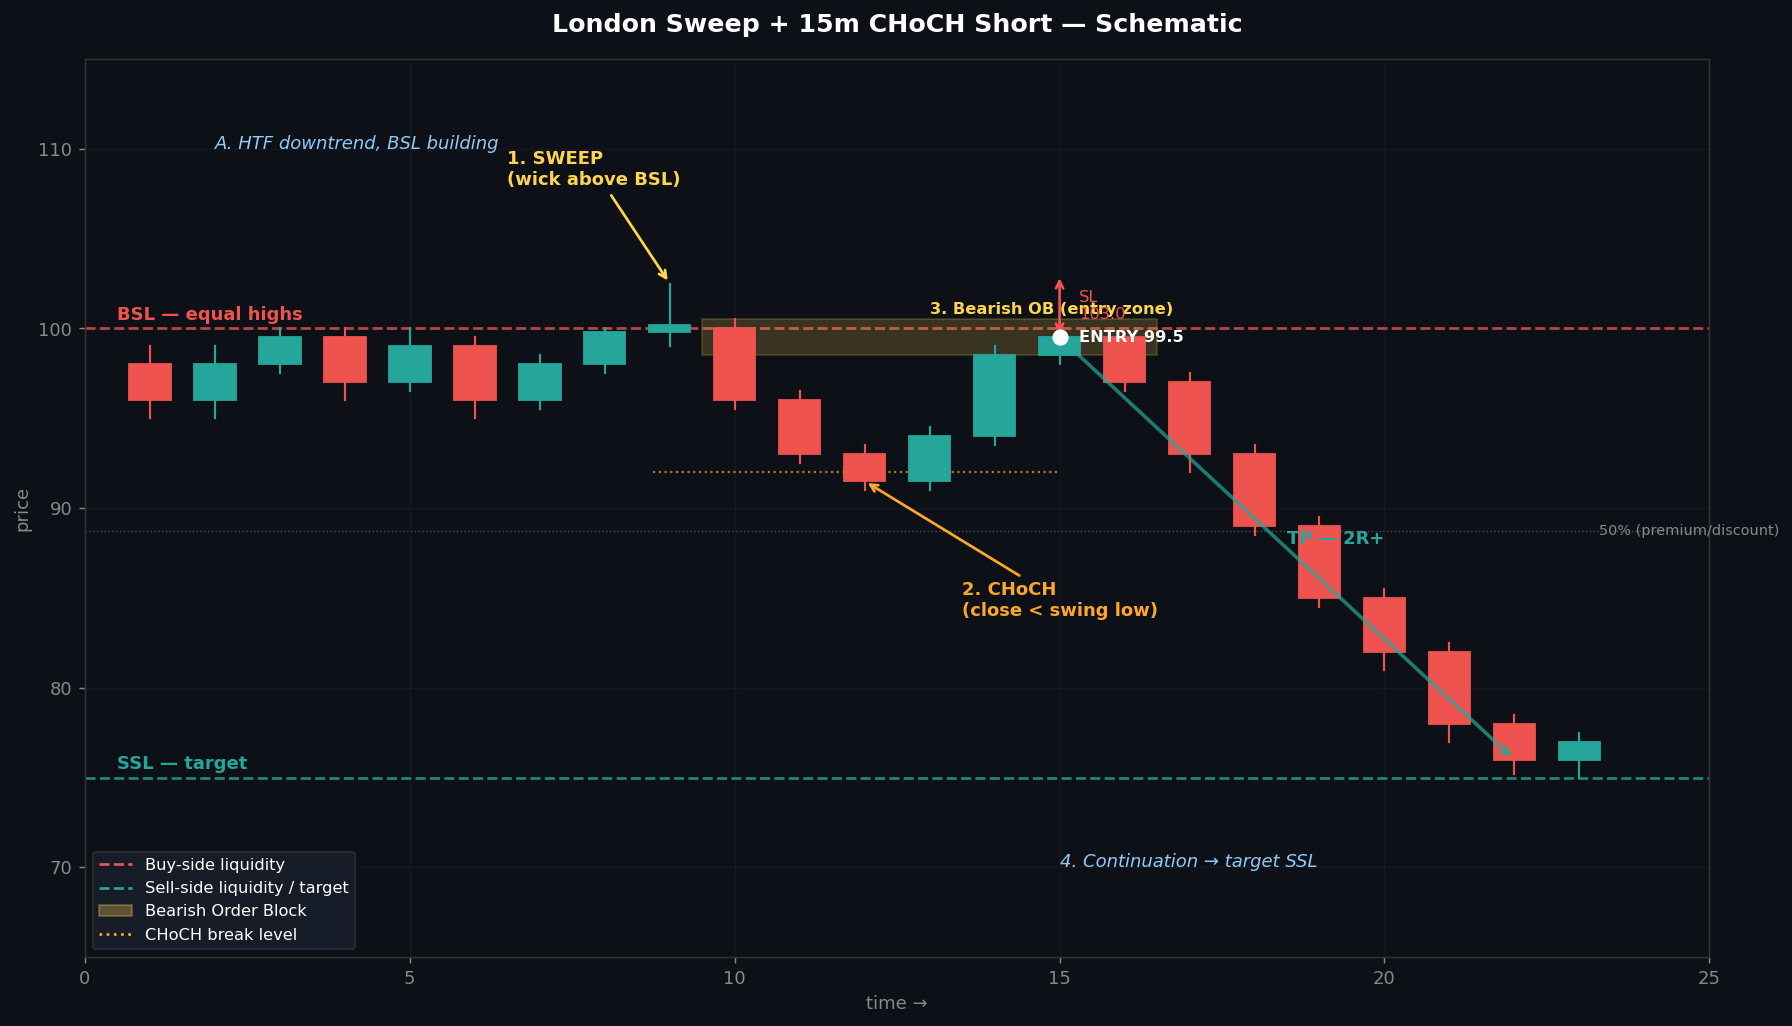

This figure's Python source:
"""
Schematic: London Sweep + 15m CHoCH Short
The canonical day-trading setup. HTF bearish → buy-side liquidity at equal highs
→ London sweep → 15m CHoCH → retest of bearish OB → continuation down to next SSL.

Idealized candles. Not real OHLC data. Teaching diagram only.
"""
import matplotlib.pyplot as plt
import matplotlib.patches as patches
from matplotlib.lines import Line2D

# --- Setup figure ---
fig, ax = plt.subplots(figsize=(14, 8))
fig.patch.set_facecolor('#0d1117')
ax.set_facecolor('#0d1117')

# --- Idealized candle data (x, open, close, low, high) ---
# Stage A: HTF bearish leg with equal-highs buy-side liquidity at top
# Stage B: London sweeps the highs
# Stage C: 15m CHoCH (breaks below recent swing low)
# Stage D: Pullback into bearish OB at sweep wick body
# Stage E: Continuation down to next SSL

EQ_HIGH = 100.0     # buy-side liquidity level
EQ_LOW  = 75.0      # downside target (sell-side liquidity)
SWEEP_HIGH = 102.5  # the sweep wick
CHoCH_LEVEL = 92.0  # the swing low that breaks for CHoCH
OB_TOP = 100.5
OB_BOTTOM = 98.5
ENTRY = 99.5
SL = 103.0
TP = 76.0

candles = [
    # x, o, c, l, h  (bearish = red, bullish = green)
    (1,  98,  96,  95, 99),    # downtrend continuation
    (2,  96,  98,  95, 99),
    (3,  98,  99.5, 97.5, 100),  # first test of equal highs
    (4,  99.5, 97, 96, 100),    # rejection
    (5,  97, 99, 96.5, 100),    # second test (equal high #2)
    (6,  99, 96, 95, 99.5),     # rejection
    (7,  96, 98, 95.5, 98.5),
    (8,  98, 99.8, 97.5, 100),  # third test
    (9,  99.8, 100.2, 99, SWEEP_HIGH),  # THE SWEEP - wick above EQ_HIGH
    (10, 100, 96, 95.5, 100.5),  # rejection candle, body closes back below
    (11, 96, 93, 92.5, 96.5),    # bearish push
    (12, 93, 91.5, 91, 93.5),    # CHoCH candle - breaks 92 swing low
    (13, 91.5, 94, 91, 94.5),   # pullback up
    (14, 94, 98.5, 93.5, 99),   # pullback into OB
    (15, 98.5, 99.5, 98, 99.8), # tag the OB <- ENTRY ZONE
    (16, 99.5, 97, 96.5, 99.7), # rejection from OB
    (17, 97, 93, 92, 97.5),     # impulse down
    (18, 93, 89, 88.5, 93.5),
    (19, 89, 85, 84.5, 89.5),
    (20, 85, 82, 81, 85.5),
    (21, 82, 78, 77, 82.5),
    (22, 78, 76, 75.2, 78.5),   # hits SSL target
    (23, 76, 77, 75, 77.5),     # bounce off SSL
]

# --- Draw candles ---
for x, o, c, l, h in candles:
    color = '#26a69a' if c >= o else '#ef5350'  # green/red
    # wick
    ax.plot([x, x], [l, h], color=color, linewidth=1.2, zorder=2)
    # body
    body_low = min(o, c)
    body_height = abs(c - o)
    if body_height < 0.1:
        body_height = 0.1  # doji visibility
    rect = patches.Rectangle((x - 0.32, body_low), 0.64, body_height,
                              facecolor=color, edgecolor=color, zorder=3)
    ax.add_patch(rect)

# --- Annotation: equal highs (BSL) ---
ax.axhline(y=EQ_HIGH, color='#ef5350', linestyle='--', linewidth=1.5, alpha=0.8, zorder=1)
ax.text(0.5, EQ_HIGH + 0.5, 'BSL — equal highs', color='#ef5350', fontsize=10, fontweight='bold')

# --- Annotation: target SSL ---
ax.axhline(y=EQ_LOW, color='#26a69a', linestyle='--', linewidth=1.5, alpha=0.8, zorder=1)
ax.text(0.5, EQ_LOW + 0.5, 'SSL — target', color='#26a69a', fontsize=10, fontweight='bold')

# --- Annotation: the sweep ---
ax.annotate('1. SWEEP\n(wick above BSL)', xy=(9, SWEEP_HIGH), xytext=(6.5, 108),
            color='#ffd54f', fontsize=10, fontweight='bold',
            arrowprops=dict(arrowstyle='->', color='#ffd54f', lw=1.5))

# --- Annotation: CHoCH ---
ax.axhline(y=CHoCH_LEVEL, color='#ffa726', linestyle=':', linewidth=1.2, alpha=0.7, xmin=0.35, xmax=0.6)
ax.annotate('2. CHoCH\n(close < swing low)', xy=(12, 91.5), xytext=(13.5, 84),
            color='#ffa726', fontsize=10, fontweight='bold',
            arrowprops=dict(arrowstyle='->', color='#ffa726', lw=1.5))

# --- Annotation: Bearish OB zone ---
ob_rect = patches.Rectangle((9.5, OB_BOTTOM), 7, OB_TOP - OB_BOTTOM,
                              facecolor='#ffd54f', alpha=0.18, edgecolor='#ffd54f',
                              linewidth=1, zorder=1)
ax.add_patch(ob_rect)
ax.text(13, OB_TOP + 0.3, '3. Bearish OB (entry zone)', color='#ffd54f', fontsize=9, fontweight='bold')

# --- Annotation: Entry/SL/TP arrows ---
ax.annotate('', xy=(15, ENTRY), xytext=(15, SL),
            arrowprops=dict(arrowstyle='<->', color='#ef5350', lw=1.5))
ax.text(15.3, (ENTRY + SL) / 2, f'SL\n{SL}', color='#ef5350', fontsize=9, va='center')

ax.annotate('', xy=(22, TP), xytext=(15, ENTRY),
            arrowprops=dict(arrowstyle='->', color='#26a69a', lw=2, alpha=0.7))
ax.text(18.5, 88, 'TP — 2R+', color='#26a69a', fontsize=10, fontweight='bold')

ax.plot(15, ENTRY, marker='o', color='white', markersize=8, zorder=5)
ax.text(15.3, ENTRY, f'ENTRY {ENTRY}', color='white', fontsize=9, va='center', fontweight='bold')

# --- Stage labels ---
ax.text(2, 110, 'A. HTF downtrend, BSL building', color='#90caf9', fontsize=10, style='italic')
ax.text(15, 70, '4. Continuation → target SSL', color='#90caf9', fontsize=10, style='italic')

# --- Premium/discount midline of the post-sweep leg ---
mid = (SWEEP_HIGH + EQ_LOW) / 2
ax.axhline(y=mid, color='#888', linestyle=':', linewidth=0.8, alpha=0.5)
ax.text(23.3, mid, '50% (premium/discount)', color='#888', fontsize=8, va='center')

# --- Style ---
ax.set_xlim(0, 25)
ax.set_ylim(65, 115)
ax.set_title('London Sweep + 15m CHoCH Short — Schematic',
             color='white', fontsize=14, fontweight='bold', pad=15)
ax.set_xlabel('time →', color='#888')
ax.set_ylabel('price', color='#888')
ax.tick_params(colors='#888')
for spine in ax.spines.values():
    spine.set_color('#333')
ax.grid(True, alpha=0.1, color='#555')

# --- Legend ---
legend_elements = [
    Line2D([0], [0], color='#ef5350', linestyle='--', label='Buy-side liquidity'),
    Line2D([0], [0], color='#26a69a', linestyle='--', label='Sell-side liquidity / target'),
    patches.Patch(facecolor='#ffd54f', alpha=0.3, edgecolor='#ffd54f', label='Bearish Order Block'),
    Line2D([0], [0], color='#ffa726', linestyle=':', label='CHoCH break level'),
]
ax.legend(handles=legend_elements, loc='lower left', facecolor='#1a1f2e',
          edgecolor='#333', labelcolor='white', fontsize=9)

plt.tight_layout()
out_path = 'C:/Users/Administrator/OneDrive/Documents/Aurora/patterns/diagrams/london-sweep-15m-choch-short.png'
plt.savefig(out_path, dpi=130, facecolor='#0d1117', bbox_inches='tight')
print(f'Saved: {out_path}')
